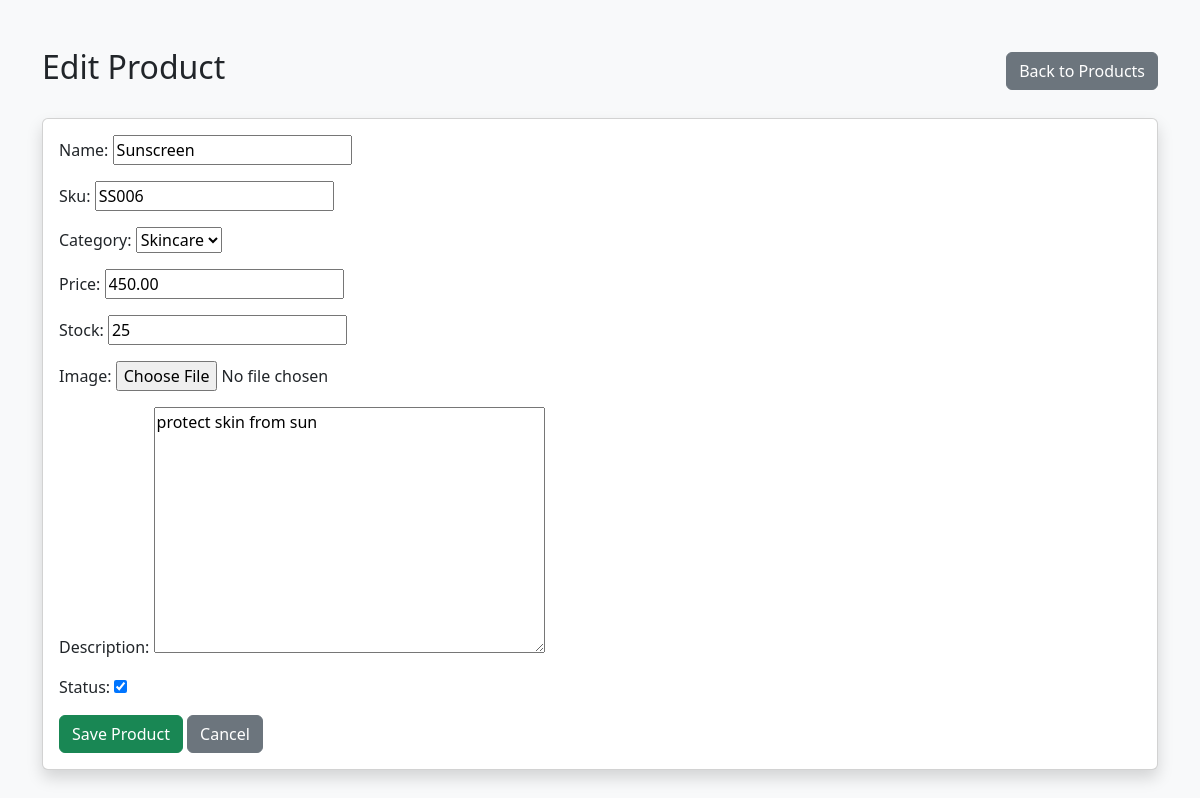
/products/edit/6/ (signed in), run on the app's committed database.
### store/models.py (models this page shows, shortened)
class Product(models.Model):
    name = models.CharField(max_length=150)
    sku = models.CharField(max_length=50, unique=True)
    category = models.ForeignKey(
        Category,
        on_delete=models.PROTECT,
        related_name="products"
    )
    price = models.DecimalField(max_digits=10, decimal_places=2)
    stock = models.PositiveIntegerField(default=0)
    image = models.ImageField(upload_to="products/", blank=True, null=True)
    description = models.TextField(blank=True)
    status = models.BooleanField(default=True)
    created_at = models.DateTimeField(auto_now_add=True)
    updated_at = models.DateTimeField(auto_now=True)

class Category(models.Model):
    name = models.CharField(max_length=100, unique=True)
    def __str__(self):
        return self.name

### store/views.py (the view)
# urls.py: path("products/edit/<int:id>/", views.product_edit, name="product_edit"),
@login_required
def product_edit(request, id):
    product = get_object_or_404(
        Product,
        id=id
    )
    if request.method == "POST":
        form = ProductForm(
            request.POST,
            request.FILES,
            instance=product
        )
        if form.is_valid():
            form.save()
            messages.success(
                request,
                "Product updated successfully."
            )
            return redirect("product_list")
    else:
        form = ProductForm(
            instance=product
        )
    return render(
        request,
        "product_form.html",
        {
            "form": form,
            "title": "Edit Product"
        }
    )

### store/forms.py (shortened to what this page needs)
class ProductForm(forms.ModelForm):
    class Meta:
        model = Product
        fields = [
            "name",
            "sku",
            "category",
            "price",
            "stock",
            "image",
            "description",
            "status",
        ]

### templates/product_form.html (shortened to what this page needs)
<!DOCTYPE html>
<html lang="en">
<head>
    <link
        href="https://cdn.jsdelivr.net/npm/bootstrap@5.3.3/dist/css/bootstrap.min.css"
        rel="stylesheet"
    >
</head>
<body class="bg-light">
<div class="container mt-5">
    <div class="d-flex justify-content-between align-items-center mb-4">
        <h2>{{ title }}</h2>
        <a href="{% url 'product_list' %}" class="btn btn-secondary">
            Back to Products
        </a>
    </div>
    <div class="card shadow">
        <div class="card-body">
            <form method="POST" enctype="multipart/form-data">
                {{ form.as_p }}
                <button type="submit" class="btn btn-success">
                    Save Product
                </button>
                <a href="{% url 'product_list' %}"
                   class="btn btn-secondary">
                    Cancel
                </a>
            </form>
        </div>
    </div>
</div>
</body>
</html>

### data on the page
Product: name "Sunscreen", sku "SS006", category "Skincare", price "450.00", stock "25", description "protect skin from sun", status "☑"

### other printed values
{{ title }} "Edit Product"
